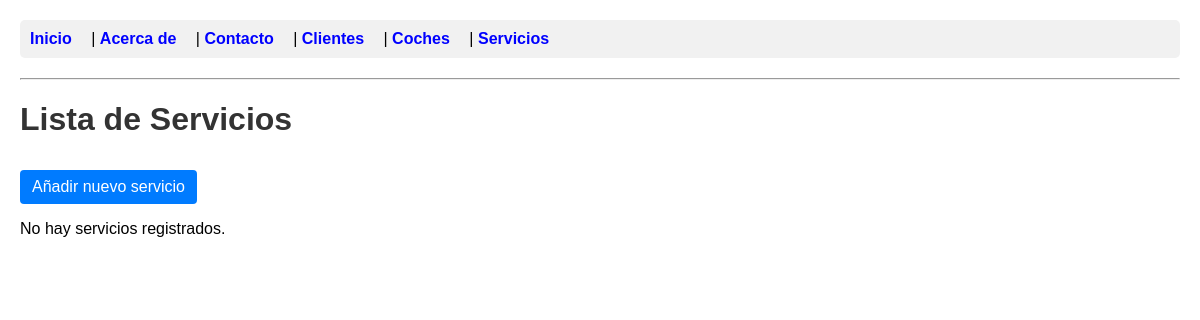
The page /servicios/ on the database as committed earlier.
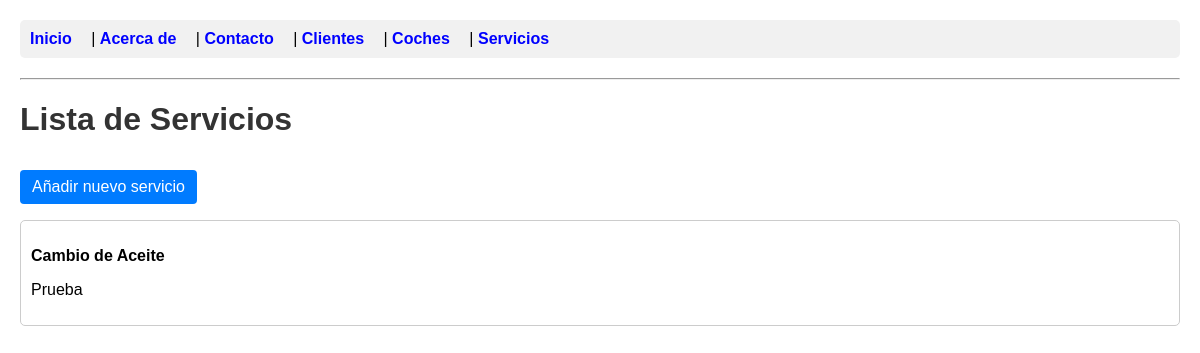
The same page on the database as committed later.
### app_gestion_coches/models.py (models this page shows, shortened)
class Servicio(models.Model):
    nombre = models.CharField(max_length=100)
    descripcion = models.TextField()
    coches = models.ManyToManyField(Coche, through='CocheServicio')

### app_gestion_coches/views.py (the view)
# urls.py: path('servicios/', lista_servicios, name='lista_servicios'),
def lista_servicios(request):
    servicios = Servicio.objects.all()
    return render(request, 'app_gestion_coches/lista_servicios.html', {'servicios': servicios})

### templates/app_gestion_coches/lista_servicios.html (shortened to what this page needs)
{% extends 'app_gestion_coches/base.html' %}
{% block contenido %}
    <h1>Lista de Servicios</h1>
    <p><a href="{% url 'nuevo_servicio' %}" class="btn">Añadir nuevo servicio</a></p>
    {% if servicios %}
        {% for servicio in servicios %}
            <div class="item-list">
                <p><strong>{{ servicio.nombre }}</strong></p>
                <p>{{ servicio.descripcion }}</p>
            </div>
        {% endfor %}
    {% else %}
        <p>No hay servicios registrados.</p>
    {% endif %}
{% endblock %}

Rows that differ between the two databases and show on the page:
added Servicio: nombre "Cambio de Aceite", descripcion "Prueba"
Other text that changed with them:
text no longer shown: "No hay servicios registrados."
